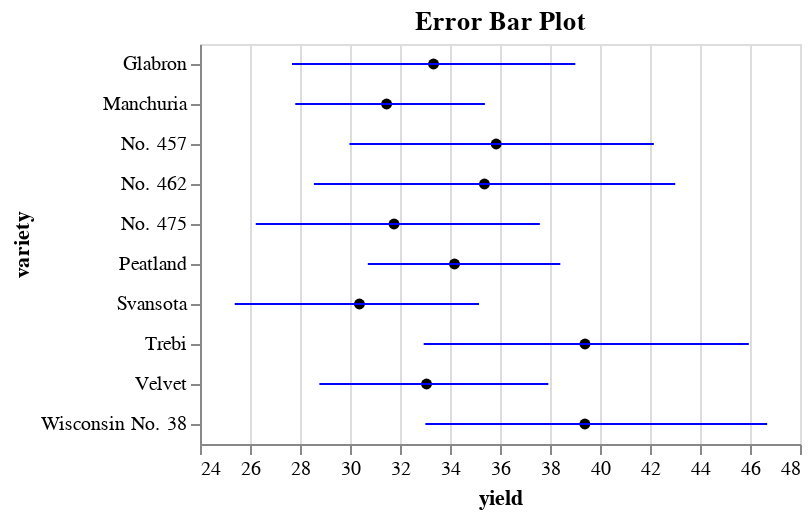

Here is the notebook cell this chart was saved with:
### Markdown cell above
## Error Bar Plot

### Code cell
@vlplot(
  data = barley, # Load dataset
  y = "variety:n", # Axis common to both bands
  title = "Error Bar Plot"
) +

@vlplot(
  mark = {:point, filled = true, color = :black}, # Filled plack point
  x = {"mean(yield)", scale = {zero = false}}  # The mean of yield at each variety
) +

@vlplot(
  mark  = {:errorbar, extent = :ci, color = :blue}, # Plot a blue error bar
  x = {"yield"}
)

### Figure 1 — Vega-Lite specification as saved in the notebook (floating-point values rounded to 4 significant figures)
{"data": {"values": [{"yield": 27, "variety": "Manchuria", "year": 1931, "site": "University Farm"}, {"yield": 48.87, "variety": "Manchuria", "year": 1931, "site": "Waseca"}, {"yield": 27.43, "variety": "Manchuria", "year": 1931, "site": "Morris"}, {"yield": 39.93, "variety": "Manchuria", "year": 1931, "site": "Crookston"}, {"yield": 32.97, "variety": "Manchuria", "year": 1931, "site": "Grand Rapids"}, {"yield": 28.97, "variety": "Manchuria", "year": 1931, "site": "Duluth"}, {"yield": 43.07, "variety": "Glabron", "year": 1931, "site": "University Farm"}, {"yield": 55.2, "variety": "Glabron", "year": 1931, "site": "Waseca"}, {"yield": 28.77, "variety": "Glabron", "year": 1931, "site": "Morris"}, {"yield": 38.13, "variety": "Glabron", "year": 1931, "site": "Crookston"}, {"yield": 29.13, "variety": "Glabron", "year": 1931, "site": "Grand Rapids"}, {"yield": 29.67, "variety": "Glabron", "year": 1931, "site": "Duluth"}, {"yield": 35.13, "variety": "Svansota", "year": 1931, "site": "University Farm"}, {"yield": 47.33, "variety": "Svansota", "year": 1931, "site": "Waseca"}, {"yield": 25.77, "variety": "Svansota", "year": 1931, "site": "Morris"}, {"yield": 40.47, "variety": "Svansota", "year": 1931, "site": "Crookston"}, {"yield": 29.67, "variety": "Svansota", "year": 1931, "site": "Grand Rapids"}, {"yield": 25.7, "variety": "Svansota", "year": 1931, "site": "Duluth"}, {"yield": 39.9, "variety": "Velvet", "year": 1931, "site": "University Farm"}, {"yield": 50.23, "variety": "Velvet", "year": 1931, "site": "Waseca"}, {"yield": 26.13, "variety": "Velvet", "year": 1931, "site": "Morris"}, {"yield": 41.33, "variety": "Velvet", "year": 1931, "site": "Crookston"}, {"yield": 23.03, "variety": "Velvet", "year": 1931, "site": "Grand Rapids"}, {"yield": 26.3, "variety": "Velvet", "year": 1931, "site": "Duluth"}, {"yield": 36.57, "variety": "Trebi", "year": 1931, "site": "University Farm"}, {"yield": 63.83, "variety": "Trebi", "year": 1931, "site": "Waseca"}, {"yield": 43.77, "variety": "Trebi", "year": 1931, "site": "Morris"}, {"yield": 46.93, "variety": "Trebi", "year": 1931, "site": "Crookston"}, {"yield": 29.77, "variety": "Trebi", "year": 1931, "site": "Grand Rapids"}, {"yield": 33.93, "variety": "Trebi", "year": 1931, "site": "Duluth"}, {"yield": 43.27, "variety": "No. 457", "year": 1931, "site": "University Farm"}, {"yield": 58.1, "variety": "No. 457", "year": 1931, "site": "Waseca"}, {"yield": 28.7, "variety": "No. 457", "year": 1931, "site": "Morris"}, {"yield": 45.67, "variety": "No. 457", "year": 1931, "site": "Crookston"}, {"yield": 32.17, "variety": "No. 457", "year": 1931, "site": "Grand Rapids"}, {"yield": 33.6, "variety": "No. 457", "year": 1931, "site": "Duluth"}, {"yield": 36.6, "variety": "No. 462", "year": 1931, "site": "University Farm"}, {"yield": 65.77, "variety": "No. 462", "year": 1931, "site": "Waseca"}, {"yield": 30.37, "variety": "No. 462", "year": 1931, "site": "Morris"}, {"yield": 48.57, "variety": "No. 462", "year": 1931, "site": "Crookston"}, {"yield": 24.93, "variety": "No. 462", "year": 1931, "site": "Grand Rapids"}, {"yield": 28.1, "variety": "No. 462", "year": 1931, "site": "Duluth"}, {"yield": 32.77, "variety": "Peatland", "year": 1931, "site": "University Farm"}, {"yield": 48.57, "variety": "Peatland", "year": 1931, "site": "Waseca"}, {"yield": 29.87, "variety": "Peatland", "year": 1931, "site": "Morris"}, {"yield": 41.6, "variety": "Peatland", "year": 1931, "site": "Crookston"}, {"yield": 34.7, "variety": "Peatland", "year": 1931, "site": "Grand Rapids"}, {"yield": 32, "variety": "Peatland", "year": 1931, "site": "Duluth"}, {"yield": 24.67, "variety": "No. 475", "year": 1931, "site": "University Farm"}, {"yield": 46.77, "variety": "No. 475", "year": 1931, "site": "Waseca"}, {"yield": 22.6, "variety": "No. 475", "year": 1931, "site": "Morris"}, {"yield": 44.1, "variety": "No. 475", "year": 1931, "site": "Crookston"}, {"yield": 19.7, "variety": "No. 475", "year": 1931, "site": "Grand Rapids"}, {"yield": 33.07, "variety": "No. 475", "year": 1931, "site": "Duluth"}, {"yield": 39.3, "variety": "Wisconsin No. 38", "year": 1931, "site": "University Farm"}, {"yield": 58.8, "variety": "Wisconsin No. 38", "year": 1931, "site": "Waseca"}, {"yield": 29.47, "variety": "Wisconsin No. 38", "year": 1931, "site": "Morris"}, {"yield": 49.87, "variety": "Wisconsin No. 38", "year": 1931, "site": "Crookston"}, {"yield": 34.47, "variety": "Wisconsin No. 38", "year": 1931, "site": "Grand Rapids"}, {"yield": 31.6, "variety": "Wisconsin No. 38", "year": 1931, "site": "Duluth"}, {"yield": 26.9, "variety": "Manchuria", "year": 1932, "site": "University Farm"}, {"yield": 33.47, "variety": "Manchuria", "year": 1932, "site": "Waseca"}, {"yield": 34.37, "variety": "Manchuria", "year": 1932, "site": "Morris"}, {"yield": 32.97, "variety": "Manchuria", "year": 1932, "site": "Crookston"}, {"yield": 22.13, "variety": "Manchuria", "year": 1932, "site": "Grand Rapids"}, {"yield": 22.57, "variety": "Manchuria", "year": 1932, "site": "Duluth"}, {"yield": 36.8, "variety": "Glabron", "year": 1932, "site": "University Farm"}, {"yield": 37.73, "variety": "Glabron", "year": 1932, "site": "Waseca"}, {"yield": 35.13, "variety": "Glabron", "year": 1932, "site": "Morris"}, {"yield": 26.17, "variety": "Glabron", "year": 1932, "site": "Crookston"}, {"yield": 14.43, "variety": "Glabron", "year": 1932, "site": "Grand Rapids"}, {"yield": 25.87, "variety": "Glabron", "year": 1932, "site": "Duluth"}, {"yield": 27.43, "variety": "Svansota", "year": 1932, "site": "University Farm"}, {"yield": 38.5, "variety": "Svansota", "year": 1932, "site": "Waseca"}, {"yield": 35.03, "variety": "Svansota", "year": 1932, "site": "Morris"}, {"yield": 20.63, "variety": "Svansota", "year": 1932, "site": "Crookston"}, {"yield": 16.63, "variety": "Svansota", "year": 1932, "site": "Grand Rapids"}, {"yield": 22.23, "variety": "Svansota", "year": 1932, "site": "Duluth"}, {"yield": 26.8, "variety": "Velvet", "year": 1932, "site": "University Farm"}, {"yield": 37.4, "variety": "Velvet", "year": 1932, "site": "Waseca"}, {"yield": 38.83, "variety": "Velvet", "year": 1932, "site": "Morris"}, {"yield": 32.07, "variety": "Velvet", "year": 1932, "site": "Crookston"}, {"yield": 32.23, "variety": "Velvet", "year": 1932, "site": "Grand Rapids"}, {"yield": 22.47, "variety": "Velvet", "year": 1932, "site": "Duluth"}, {"yield": 29.07, "variety": "Trebi", "year": 1932, "site": "University Farm"}, {"yield": 49.23, "variety": "Trebi", "year": 1932, "site": "Waseca"}, {"yield": 46.63, "variety": "Trebi", "year": 1932, "site": "Morris"}, {"yield": 41.83, "variety": "Trebi", "year": 1932, "site": "Crookston"}, {"yield": 20.63, "variety": "Trebi", "year": 1932, "site": "Grand Rapids"}, {"yield": 30.6, "variety": "Trebi", "year": 1932, "site": "Duluth"}, {"yield": 26.43, "variety": "No. 457", "year": 1932, "site": "University Farm"}, {"yield": 42.2, "variety": "No. 457", "year": 1932, "site": "Waseca"}, {"yield": 43.53, "variety": "No. 457", "year": 1932, "site": "Morris"}, {"yield": 34.33, "variety": "No. 457", "year": 1932, "site": "Crookston"}, {"yield": 19.47, "variety": "No. 457", "year": 1932, "site": "Grand Rapids"}, {"yield": 22.7, "variety": "No. 457", "year": 1932, "site": "Duluth"}, {"yield": 25.57, "variety": "No. 462", "year": 1932, "site": "University Farm"}, {"yield": 44.7, "variety": "No. 462", "year": 1932, "site": "Waseca"}, {"yield": 47, "variety": "No. 462", "year": 1932, "site": "Morris"}, {"yield": 30.53, "variety": "No. 462", "year": 1932, "site": "Crookston"}, {"yield": 19.9, "variety": "No. 462", "year": 1932, "site": "Grand Rapids"}, {"yield": 22.5, "variety": "No. 462", "year": 1932, "site": "Duluth"}, {"yield": 28.07, "variety": "Peatland", "year": 1932, "site": "University Farm"}, {"yield": 36.03, "variety": "Peatland", "year": 1932, "site": "Waseca"}, {"yield": 43.2, "variety": "Peatland", "year": 1932, "site": "Morris"}, {"yield": 25.23, "variety": "Peatland", "year": 1932, "site": "Crookston"}, {"yield": 26.77, "variety": "Peatland", "year": 1932, "site": "Grand Rapids"}, {"yield": 31.37, "variety": "Peatland", "year": 1932, "site": "Duluth"}, {"yield": 30, "variety": "No. 475", "year": 1932, "site": "University Farm"}, {"yield": 41.27, "variety": "No. 475", "year": 1932, "site": "Waseca"}, {"yield": 44.23, "variety": "No. 475", "year": 1932, "site": "Morris"}, {"yield": 32.13, "variety": "No. 475", "year": 1932, "site": "Crookston"}, {"yield": 15.23, "variety": "No. 475", "year": 1932, "site": "Grand Rapids"}, {"yield": 27.37, "variety": "No. 475", "year": 1932, "site": "Duluth"}, {"yield": 38, "variety": "Wisconsin No. 38", "year": 1932, "site": "University Farm"}, {"yield": 58.17, "variety": "Wisconsin No. 38", "year": 1932, "site": "Waseca"}, {"yield": 47.17, "variety": "Wisconsin No. 38", "year": 1932, "site": "Morris"}, {"yield": 35.9, "variety": "Wisconsin No. 38", "year": 1932, "site": "Crookston"}, {"yield": 20.67, "variety": "Wisconsin No. 38", "year": 1932, "site": "Grand Rapids"}, {"yield": 29.33, "variety": "Wisconsin No. 38", "year": 1932, "site": "Duluth"}]}, "title": "Error Bar Plot", "encoding": {"y": {"field": "variety", "type": "nominal"}}, "layer": [{"mark": {"filled": true, "color": "black", "type": "point"}, "encoding": {"x": {"scale": {"zero": false}, "aggregate": "mean", "field": "yield", "type": "quantitative"}}}, {"mark": {"extent": "ci", "color": "blue", "type": "errorbar"}, "encoding": {"x": {"field": "yield", "type": "quantitative"}}}]}
